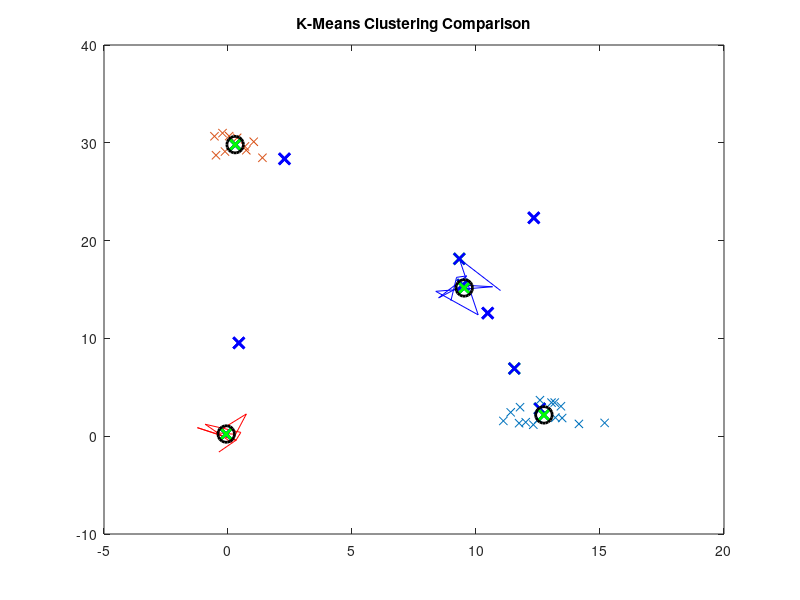

Reproduce this figure in MATLAB.
clc; clear variables; close all; format long g

% Generate points
A = randn(10,2);
B = randn(15,2)*1.2 + [13,2];
C = randn(10,2)*1.2 + [10,15];
D = randn(10,2)*1.2 + [0,30];

V = ["rx", "bx", "cx", "mx"];

% Plot the points
figure;
plot(A(:,1), A(:,2), V(1), B(:,1), B(:,2), V(2), C(:,1), C(:,2), V(3), D(:,1), D(:,2), V(4));
hold on;

% Combine all points into one matrix
M = [A; B; C; D];

% Number of clusters (k)
k = 4;
% Maximum number of iterations for the k-means algorithm
max_iter = 10;
% Convergence tolerance for centroid movement
PS = 0.1;

% Range of the points
Max = max(M);
Min = min(M);

% Randomly initialize centroids within the data range
r1 = Min(1) + (Max(1) - Min(1)) .* rand(k, 1);
r2 = Min(2) + (Max(2) - Min(2)) .* rand(k, 1);

r = [r1, r2];
S = r; % Initial centroids

% Plot initial centroids
plot(r(:,1), r(:,2), 'bx', 'MarkerSize', 8, 'LineWidth', 2);

% Start the k-means iteration process
N = 0; % Iteration counter
N_max = max_iter;

% Loop until maximum iterations or convergence
while N < N_max
    % Step 1: Assign points to the nearest centroid
    % Calculate the distance of each point to each centroid
    D = sqrt((M(:,1) - S(:,1)').^2 + (M(:,2) - S(:,2)').^2);
    
    % Find the index of the minimum distance for each point
    [~, L] = min(D, [], 2);
    
    % Step 2: Recompute the centroids based on the assigned points
    S_new = zeros(k, 2);
    
    for j = 1:k
        cluster_points = M(L == j, :);
        
        if isempty(cluster_points)
            % If a centroid has no points assigned, reinitialize it randomly
            S_new(j, :) = Min + (Max - Min) .* rand(1, 2);
        else
            S_new(j, :) = mean(cluster_points, 1);
        end
    end

    % Plot the previous and new centroids
    plot(S(:,1), S(:,2), 'bx', 'MarkerSize', 8, 'LineWidth', 2);
    plot(S_new(:,1), S_new(:,2), 'gx', 'MarkerSize', 8, 'LineWidth', 2);
    
    % Check for convergence by comparing the centroid movement
    diff = norm(S_new - S);
    if diff < PS
        disp('Convergence achieved.');
        break;
    end

    % Update centroids for the next iteration
    S = S_new;
    N = N + 1;

    % Pause to visualize
    pause(0.5);
end

% Built-in KMeans function for comparison
[idx, centroids_builtin] = kmeans(M, k, 'MaxIter', max_iter);

% Plot built-in KMeans centroids in black
plot(centroids_builtin(:, 1), centroids_builtin(:, 2), 'ko', 'MarkerSize', 12, 'LineWidth', 2);

title('K-Means Clustering Comparison');
hold off;

disp('Centroids after convergence:');
disp(S);

disp('Built-in KMeans Centroids:');
disp(centroids_builtin);